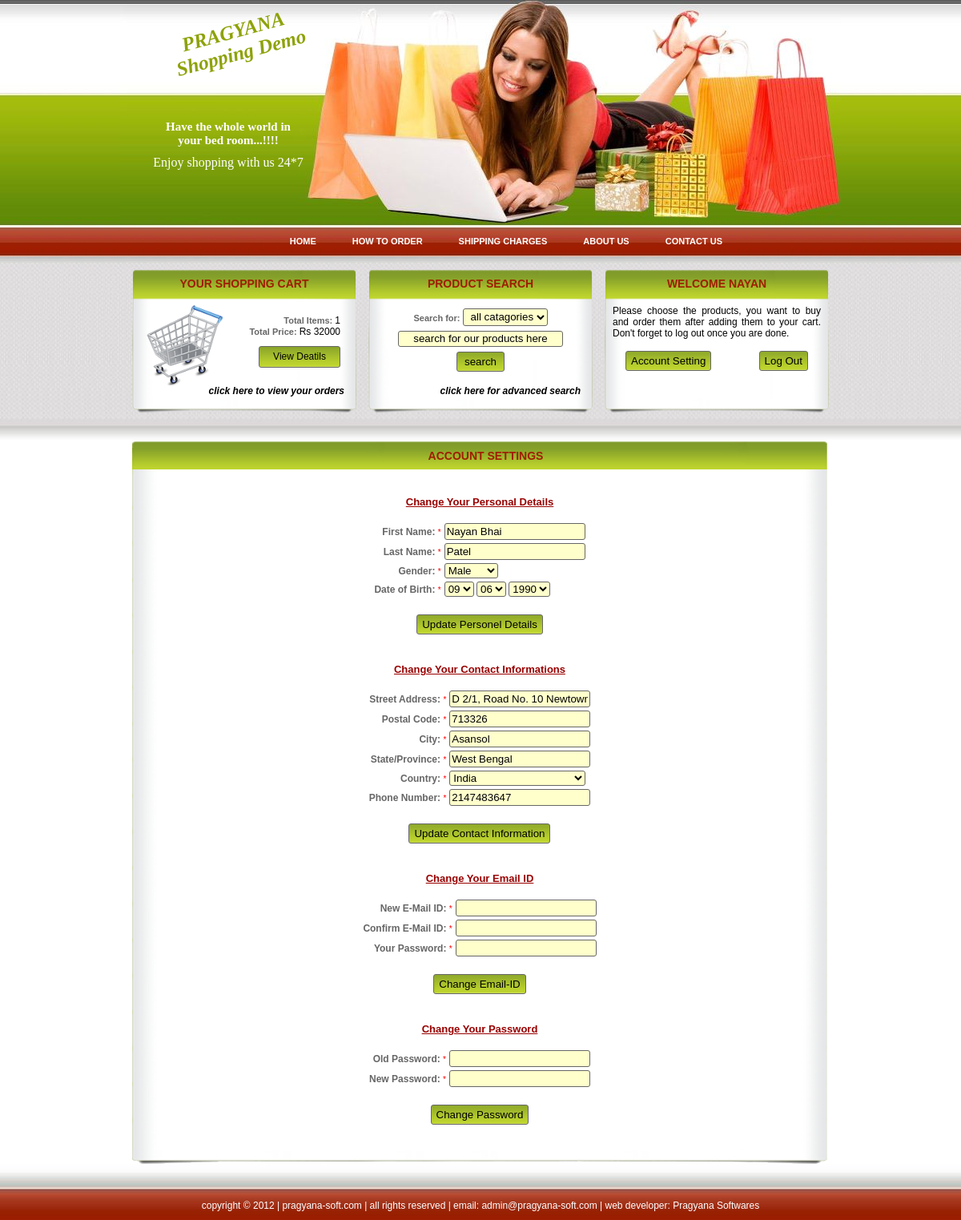
/setting.php (signed in), run on the app's committed database.
### tables this page shows
CREATE TABLE IF NOT EXISTS `user` (
  `username` varchar(35) NOT NULL,
  `password` varchar(35) NOT NULL,
  `name` varchar(70) NOT NULL,
  `last_name` varchar(20) NOT NULL,
  `gender` varchar(6) NOT NULL,
  `dob` date NOT NULL,
  `org` text NOT NULL,
  `add` text NOT NULL,
  `pin_code` text NOT NULL,
  `city` text NOT NULL,
  `state` text NOT NULL,
  `country` text NOT NULL,
  `phno` int(15) NOT NULL,
  `date` date NOT NULL,
  `last_login` date NOT NULL,
  PRIMARY KEY (`username`)
);

CREATE TABLE IF NOT EXISTS `country` (
  `country_id` int(5) NOT NULL AUTO_INCREMENT,
  `iso2` char(2) DEFAULT NULL,
  `short_name` varchar(80) NOT NULL DEFAULT '',
  `long_name` varchar(80) NOT NULL DEFAULT '',
  `iso3` char(3) DEFAULT NULL,
  `zone` int(3) NOT NULL DEFAULT '0',
  `currency` varchar(5) NOT NULL DEFAULT 'INR',
  `numcode` varchar(6) DEFAULT NULL,
  `un_member` varchar(12) DEFAULT NULL,
  `calling_code` varchar(8) DEFAULT NULL,
  `cctld` varchar(5) DEFAULT NULL,
  PRIMARY KEY (`country_id`)
);

### setting.php (the view, shortened to what the rows shown need)
<?php
	$ChangeEmail="please provide ";
	include("include/top.php");
?>
					<div id="main-content-mid" style="text-align:center;">
					<?php
					$sql="SELECT  `username`, `name`, `last_name`, `gender`, `dob`, `org`, `add`, `pin_code`, `city`, `state`, `country`, `phno` FROM `user` WHERE `username`='".$_SESSION['LogdUsrDet'][1]."'";
					$result=mysql_query($sql);
					if($row=mysql_fetch_array($result))
					{
					?>
						<form name="" action="setting.php" method="post">
						<table align="center" style="font-size:12px; font-weight:bold; color:#666666;">
							<tr>
								<td colspan="2" align="center" style="color:#990000; font-weight:bold; font-size:13px; text-decoration:underline;">
									<br /><br />Change Your Personal Details<br /><br />
								</td>
							</tr>
							<tr>
								<td align="right">
									First Name: <b style="color:#FF0000; font-size:10px; font-weight:normal;">*</b>
								</td>
								<td align="left">
									<input type="text" name="FirstName" value="<?php echo $row['name'];?>" onclick="this.select()" style="border:#666666 solid 1px; border-radius:3px; width:170px; height:17px;" />
								</td>
							</tr>
							<tr>
								<td align="right">
									Last Name: <b style="color:#FF0000; font-size:10px; font-weight:normal;">*</b>
								</td>
								<td align="left">
									<input type="text" name="LastName" value="<?php echo $row['last_name'];?>" onclick="this.select()" style="border:#666666 solid 1px; border-radius:3px; width:170px; height:17px;" />
								</td>
							</tr>
							<tr>
								<td align="right">
									Gender:	<b style="color:#FF0000; font-size:10px; font-weight:normal;">*</b>
								</td>
								<td align="left">
									<select name="Gender" style="border:#666666 solid 1px; border-radius:3px;">
										<option value="<?php echo $row['gender'];?>"><?php echo $row['gender'];?></option>
									</select>
								</td>
							</tr>
							<tr>
								<td align="right">
									Date of Birth: <b style="color:#FF0000; font-size:10px; font-weight:normal;">*</b>
								</td>
								<td align="left">
									<select name="DateBirth" style="border:#666666 solid 1px; border-radius:3px;">
										<option value="<?php echo substr($row['dob'], (strpos($row['dob'], "-")+4), 2);?>"><?php echo substr($row['dob'], (strpos($row['dob'], "-")+4), 2);?></option>
									</select>
									<select name="MonthBirth" style="border:#666666 solid 1px; border-radius:3px;">
										<option value="<?php echo substr($row['dob'], (strpos($row['dob'], "-")+1), 2);?>"><?php echo substr($row['dob'], (strpos($row['dob'], "-")+1), 2);?></option>
									</select>
									<select name="YearBirth" style="border:#666666 solid 1px; border-radius:3px;">
										<option value="<?php echo substr($row['dob'], 0, strpos($row['dob'], "-"));?>"><?php echo substr($row['dob'], 0, strpos($row['dob'], "-"));?></option>
									</select>
								</td>
							</tr>
							<tr>
								<td colspan="2" align="center">
								</td>
							</tr>
							<tr>
								<td colspan="2" align="center">
									<br /><input type="submit" name="UpdateInfo" value="Update Personel Details" style="border:#666666 solid 1px; border-radius:3px; height:25px;background-image:url(img/product-bg1.png); background-repeat:no-repeat;background-position:bottom left;" />
								</td>
							</tr>
						</table>
						</form>
						<form name="" action="setting.php" method="post">
						<table align="center" style="font-size:12px; font-weight:bold; color:#666666;">
							<tr>
								<td colspan="2" align="center" style="color:#990000; font-weight:bold; font-size:13px; text-decoration:underline;">
									<br /><br />Change Your Contact Informations<br /><br />
								</td>
							</tr>
							<tr>
								<td align="right">
									Street Address: <b style="color:#FF0000; font-size:10px; font-weight:normal;">*</b>
								</td>
								<td align="left">
									<input type="text" name="StreetAdd" value="<?php echo $row['add'];?>" onclick="this.select()" style="border:#666666 solid 1px; border-radius:3px; width:170px; height:17px;" />
								</td>
							</tr>
							<tr>
								<td align="right">
									Postal Code: <b style="color:#FF0000; font-size:10px; font-weight:normal;">*</b>
								</td>
								<td align="left">
									<input type="text" name="PostCode" value="<?php echo $row['pin_code'];?>" onclick="this.select()" style="border:#666666 solid 1px; border-radius:3px; width:170px; height:17px;" />
								</td>
							</tr>
							<tr>
								<td align="right">
									City: <b style="color:#FF0000; font-size:10px; font-weight:normal;">*</b>
								</td>
								<td align="left">
									<input type="text" name="City" value="<?php echo $row['city'];?>" onclick="this.select()" style="border:#666666 solid 1px; border-radius:3px; width:170px; height:17px;" />
								</td>
							</tr>
							<tr>
								<td align="right">
									State/Province: <b style="color:#FF0000; font-size:10px; font-weight:normal;">*</b>
								</td>
								<td align="left">
									<input type="text" name="State" value="<?php echo $row['state'];?>" onclick="this.select()" style="border:#666666 solid 1px; border-radius:3px; width:170px; height:17px;" />
								</td>
							</tr>
							<tr>
								<td align="right">
									Country: <b style="color:#FF0000; font-size:10px; font-weight:normal;">*</b>
								</td>
								<td align="left">
									<select name="Country" style="border:#666666 solid 1px;width:170px;border-radius:3px;">
										<option value="<?php echo $row['country'];?>"><?php include("include/connect-database.php");
										$rslt=mysql_query("SELECT `short_name` FROM `country` WHERE `iso2`='".$row['country']."'");
										if($row1=mysql_fetch_array($rslt))
										{echo $row1['short_name'];}
										?>
										<?php
										$rslt=mysql_query("SELECT `iso2`, `short_name` FROM `country`");
										while($row1=mysql_fetch_array($rslt))
										{
										?><option value="<?php echo $row1['iso2'];?>"><?php echo $row1['short_name'];?></option><?php
										}
										?>
									</select>
								</td>
							</tr>
							<tr>
								<td align="right">
									Phone Number: <b style="color:#FF0000; font-size:10px; font-weight:normal;">*</b>
								</td>
								<td align="left">
									<input type="text" name="PhNo" value="<?php echo $row['phno'];?>" onclick="this.select()" style="border:#666666 solid 1px; border-radius:3px; width:170px; height:17px;" />
								</td>
							</tr>
							<tr>
								<td colspan="2" align="center">
								</td>
							</tr>
							<tr>
								<td colspan="2" align="center">
<br /><input type="submit" name="UpdateContact" value="Update Contact Information" style="border:#666666 solid 1px; border-radius:3px; height:25px;background-image:url(img/product-bg1.png); background-repeat:no-repeat;background-position:bottom left;" />
								</td>
							</tr>
						</table>
						</form>
						<form name="" action="setting.php" method="post">
						<table align="center" style="font-size:12px; font-weight:bold; color:#666666;">
							<tr>
								<td colspan="2" align="center" style="color:#990000; font-weight:bold; font-size:13px; text-decoration:underline;">
									<br /><br />Change Your Email ID<br /><br />
								</td>
							</tr>
							<tr>
								<td align="right">
									New E-Mail ID:	<b style="color:#FF0000; font-size:10px; font-weight:normal;">*</b>
								</td>
								<td align="left">
									<input type="text" name="EmailID" value="<?php if((isset($_POST['EmailID']))&&($ChangeEmail!="Email ID changed successfully.")){echo $_POST['EmailID'];}?>" style="border:#666666 solid 1px; border-radius:3px; width:170px; height:17px;" />
								</td>
							</tr>
							<tr>
								<td align="right">
									Confirm E-Mail ID:	<b style="color:#FF0000; font-size:10px; font-weight:normal;">*</b>
								</td>
								<td align="left">
									<input type="text" name="ConEmailID" value="<?php if((isset($_POST['ConEmailID']))&&($ChangeEmail!="Email ID changed successfully.")){echo $_POST['ConEmailID'];}?>" style="border:#666666 solid 1px; border-radius:3px; width:170px; height:17px;" />
								</td>
							</tr>
							<tr>
								<td align="right">
									Your Password: <b style="color:#FF0000; font-size:10px; font-weight:normal;">*</b>
								</td>
								<td align="left">
									<input type="password" name="PswD" value="" style="border:#666666 solid 1px; border-radius:3px; width:170px; height:17px;" />
								</td>
							</tr>
							<tr>
								<td colspan="2" align="center">
								</td>
							</tr>
							<tr>
								<td colspan="2" align="center">
<br /><input type="submit" name="ChangeEmail" value="Change Email-ID" style="border:#666666 solid 1px; border-radius:3px; height:25px;background-image:url(img/product-bg1.png); background-repeat:no-repeat;background-position:bottom left;" />
								</td>
							</tr>
						</table>
						</form>
						<form name="" action="setting.php" method="post">
						<table align="center" style="font-size:12px; font-weight:bold; color:#666666;">
							<tr>
								<td colspan="2" align="center" style="color:#990000; font-weight:bold; font-size:13px; text-decoration:underline;">
									<br /><br />Change Your Password<br /><br />
								</td>
							</tr>
							<tr>
								<td align="right">
									Old Password:	<b style="color:#FF0000; font-size:10px; font-weight:normal;">*</b>
								</td>
								<td align="left">
									<input type="password" name="OldPswd" value="" style="border:#666666 solid 1px; border-radius:3px; width:170px; height:17px;" />
								</td>
							</tr>
							<tr>
								<td align="right">
									New Password:	<b style="color:#FF0000; font-size:10px; font-weight:normal;">*</b>
								</td>
								<td align="left">
									<input type="password" name="NewPswd" value="" style="border:#666666 solid 1px; border-radius:3px; width:170px; height:17px;" />
								</td>
							</tr>
							<tr>
								<td colspan="2" align="center">
								</td>
							</tr>
							<tr>
								<td colspan="2" align="center">
<br /><input type="submit" name="ChangePassword" value="Change Password" style="border:#666666 solid 1px; border-radius:3px; height:25px;background-image:url(img/product-bg1.png); background-repeat:no-repeat;background-position:bottom left;" />
								</td>
							</tr>
						</table>
						</form>
						<br /><br />
					<?php
					}
					?>
					</div>
<?php
	include("include/bottom.php");
	?>

### include/top.php (shortened to what the rows shown need)
<?php
	$ShownLimit=0;
	$LogErr="";
?>
<!DOCTYPE html PUBLIC "-//W3C//DTD XHTML 1.0 Transitional//EN" "http://www.w3.org/TR/xhtml1/DTD/xhtml1-transitional.dtd">
<html xmlns="http://www.w3.org/1999/xhtml">
<head>
<link rel="stylesheet" href="css/home.css" />
</head>
<body>
	<div id="wraper">
		<div id="head">
			<div id="head-left">
				<div id="head-left-top">
					<h1><a href="about-us.php">&nbsp;&nbsp;PRAGYANA<br />&nbsp;&nbsp;&nbsp;Shopping Demo</a></h1>
				</div>
			</div>
		</div>
	</div>
	<div id="wraper">
		<div id="body-content">
			<div id="upper-content">
		<?php
			if(!isset($_SESSION['LogdUsrDet']))
			{
		?>
				<div id="box3">
					<h4>Login Here</h4>
					<div style="height:100px;">
						<form name="UserLogIn" method="post" action="<?php echo $page;?>" onsubmit="return ValidateUserLogIn()">
						<input type="hidden" name="Operation" value="UserLogIn" />
						<input type="hidden" name="ShownLimit" value="<?php echo $ShownLimit;?>" />
						<table style="font-size:11px; font-weight:bold; color:#666666;" align="center">
							<tr>
								<td align="right">
									Email ID:
								</td>
								<td>
									<input type="text" name="txtUsrNme" value="<?php if(isset($_POST['txtUsrNme'])){echo $_POST['txtUsrNme'];}?>" maxlength="35" style="border:#666666 solid 1px; border-radius:3px; width:147px; height:15px;" />
								</td>
							</tr>
							<tr>
								<td align="right">
									Password:
								</td>
								<td>
									<input type="password" name="txtPswd" value="<?php if(isset($_POST['txtPswd'])){echo $_POST['txtPswd'];}?>" maxlength="35" style="border:#666666 solid 1px; border-radius:3px; width:147px; height:15px;" />
								</td>
							</tr>
							<tr>
								<td colspan="2" align="center">
								<span id="LogErr" style="color:#FF0000; font-size:10px; font-weight:normal;"><?php if($LogErr!=""){echo $LogErr;}?></span>
								</td>
							</tr>
							<tr>
								<td colspan="2" align="center">
									<input type="submit" value="Log In" style="border:#666666 solid 1px; border-radius:3px; width:70px; height:25px;background-image:url(img/product-bg1.png); background-repeat:no-repeat;background-position:bottom left;" />
								</td>
							</tr>
						</table>
						<?php
										if($page=="product.php")
										{
										?>
										<input type="hidden" name="op" value="<?php echo $op;?>" />
										<?php
										if(isset($_POST['ProductID']))
										{
										?>
										<input type="hidden" name="ProductID" value="<?php echo $_POST['ProductID'];?>" />
										<?php
										}
										if(isset($_POST['ProSearch']))
										{
										?>
										<input type="hidden" name="ProSearch" value="<?php echo $_POST['ProSearch'];?>" />
										<?php
										}
										if(isset($_POST['ProCat']))
										{
										?>
										<input type="hidden" name="ProCat" value="<?php echo $_POST['ProCat'];?>" />
										<?php
										}
										}
										?>
						</form>
					</div>
					<a href="signup.php">New user? click here to sign up</a>
				</div>
		<?php
			}
			else if($_SESSION['LogdUsrDet'][0]=="GenUsr")
			{
				$result=mysql_query("SELECT `name` FROM `user` WHERE `username`='".$_SESSION['LogdUsrDet'][1]."'");
				if($row=mysql_fetch_array($result))
				{
					$name=$row['name'];
				}
				$temp="";
				$temp=$temp.strpos($name, " ");
				if($temp)
				{
					$FirstName=substr($name, 0, strpos($name, " "));
				}
				else
				{
					$FirstName=$name;
				}
		?>
				<div id="box3">
					<h4>Welcome <?php echo $FirstName;?></h4>
					<div style="height:100px; padding:0 10px 0 10px; text-align:justify;">
						<p>
							Please choose the products, you want to buy and order them after adding them to your cart. Don't forget to log out once you are done.
						</p>
						<table width="90%" align="center">
							<tr>
								<td align="left">
									<form action="setting.php">
										<input type="submit" style="border:#666666 solid 1px; border-radius:3px; height:25px;background-image:url(img/product-bg1.png); background-repeat:no-repeat;background-position:bottom left;" value="Account Setting" />
									</form>
								</td>
								<td align="right">
									<form action="logout.php">
										<input type="submit" style="border:#666666 solid 1px; border-radius:3px; height:25px;background-image:url(img/product-bg1.png); background-repeat:no-repeat;background-position:bottom left;" value="Log Out" />
									</form>
								</td>
							</tr>
						</table>
					</div>
				</div>
		<?php
			}
		?>
			</div>
			<div id="lower-content">
				<div id="main-content">

### data on the page
user: name "NAYAN", FirstName "Nayan Bhai", LastName "Patel", Gender "Male", DateBirth "09", MonthBirth "06", YearBirth "1990", StreetAdd "D 2/1, Road No. 10 Newtown", PostCode "713326", City "Asansol", State "West Bengal", PhNo "2147483647"
country: Country "India"

### other printed values
$CartCount "1"
$CartPrice "32000"
